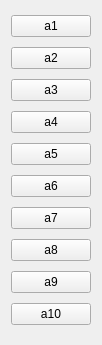
   <widget class="QWidget" name="layoutWidget">
    <property name="geometry">
     <rect>
      <x>740</x>
      <y>120</y>
      <width>95</width>
      <height>345</height>
     </rect>
    </property>
    <layout class="QVBoxLayout" name="GroupA1">
     <item>
      <widget class="QPushButton" name="pb1">
       <property name="text">
        <string>a1</string>
       </property>
      </widget>
     </item>
     <item>
      <widget class="QPushButton" name="pb2">
       <property name="text">
        <string>a2</string>
       </property>
      </widget>
     </item>
     <item>
      <widget class="QPushButton" name="pb3">
       <property name="text">
        <string>a3</string>
       </property>
      </widget>
     </item>
     <item>
      <widget class="QPushButton" name="pb4">
       <property name="text">
        <string>a4</string>
       </property>
      </widget>
     </item>
     <item>
      <widget class="QPushButton" name="pb5">
       <property name="text">
        <string>a5</string>
       </property>
      </widget>
     </item>
     <item>
      <widget class="QPushButton" name="pb6">
       <property name="text">
        <string>a6</string>
       </property>
      </widget>
     </item>
     <item>
      <widget class="QPushButton" name="pb7">
       <property name="text">
        <string>a7</string>
       </property>
      </widget>
     </item>
     <item>
      <widget class="QPushButton" name="pb8">
       <property name="text">
        <string>a8</string>
       </property>
      </widget>
     </item>
     <item>
      <widget class="QPushButton" name="pb9">
       <property name="text">
        <string>a9</string>
       </property>
      </widget>
     </item>
     <item>
      <widget class="QPushButton" name="pb10">
       <property name="text">
        <string>a10</string>
       </property>
      </widget>
     </item>
    </layout>
   </widget>
